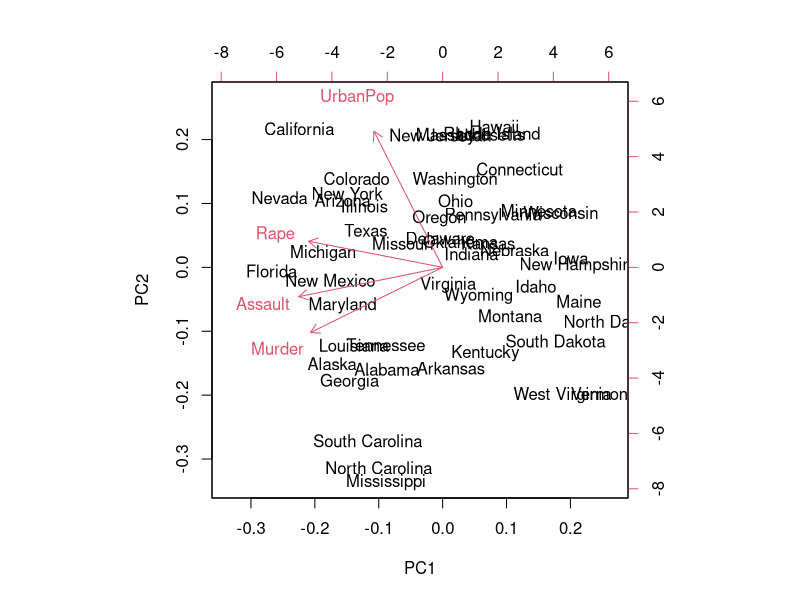
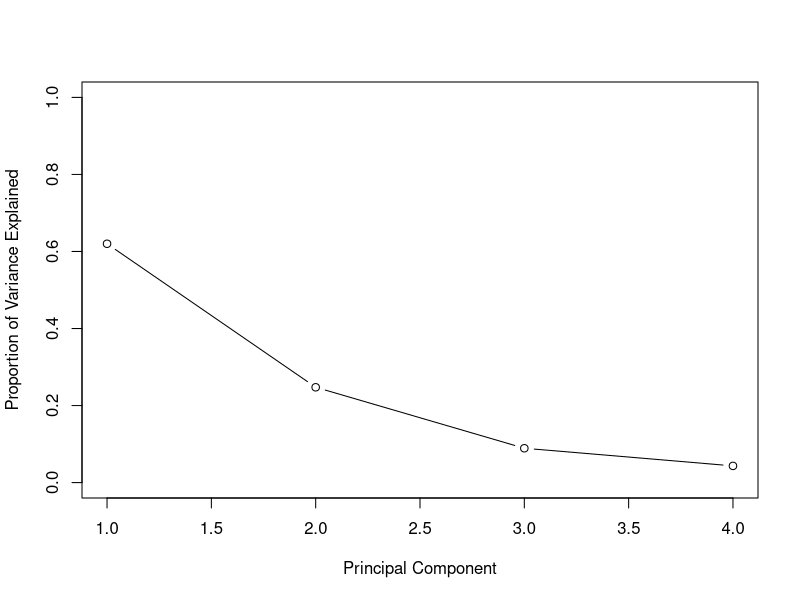
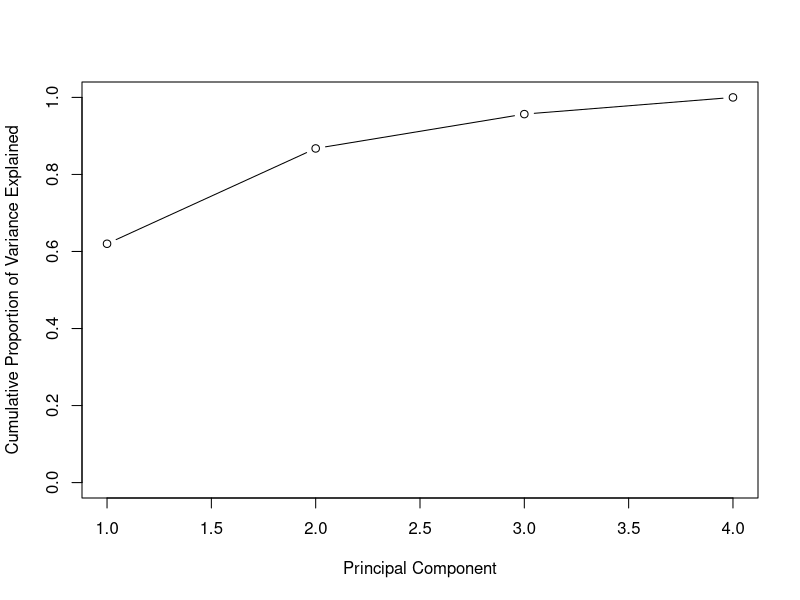

Here is the R script that generated these plots, in order:
## ---- chunk 1
states<-row.names(USArrests)
states[1:10]
names(USArrests)
## ---- chunk 2
# mean
print(apply(USArrests,2,mean))
# variance
print(apply(USArrests,2,var))
## ---- chunk 3
pr.arrest<-prcomp(USArrests,scale=TRUE)
## ---- chunk 4
pr.arrest$center
## ---- chunk 5
pr.arrest$scale
## ---- chunk 6
pr.arrest$rotation
## ---- chunk 7
biplot(pr.arrest,scale=TRUE)
## ---- chunk 8
# standard deviation
pr.arrest$sdev
# variance
pr.arrest$sdev^2
# proportion of variance explained
pr.arrest.var<-pr.arrest$sdev^2
pve<-pr.arrest.var/sum(pr.arrest.var)
pve
## ---- chunk 9
plot(pve,xlab="Principal Component", ylab="Proportion of Variance Explained", type="b",ylim=c(0,1))
## ---- chunk 10
plot(cumsum(pve),xlab="Principal Component", ylab="Cumulative Proportion of Variance Explained", type="b",ylim=c(0,1))
